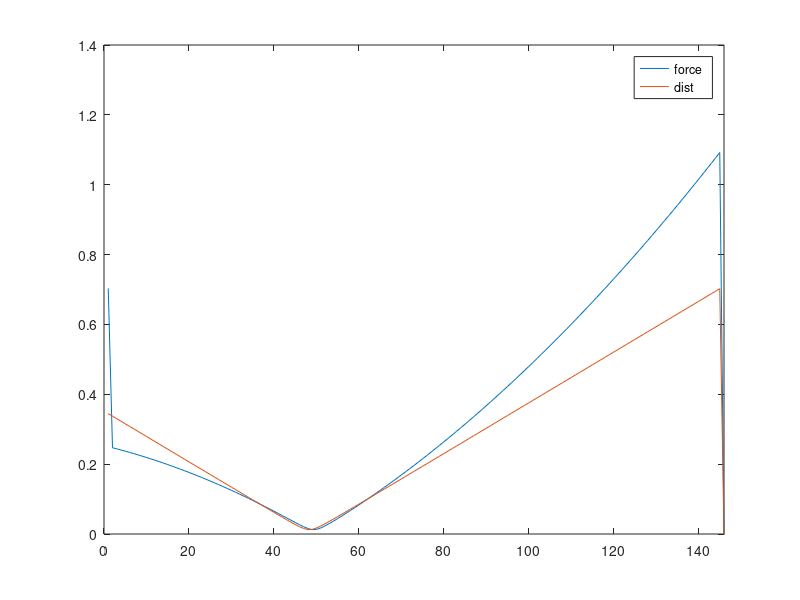
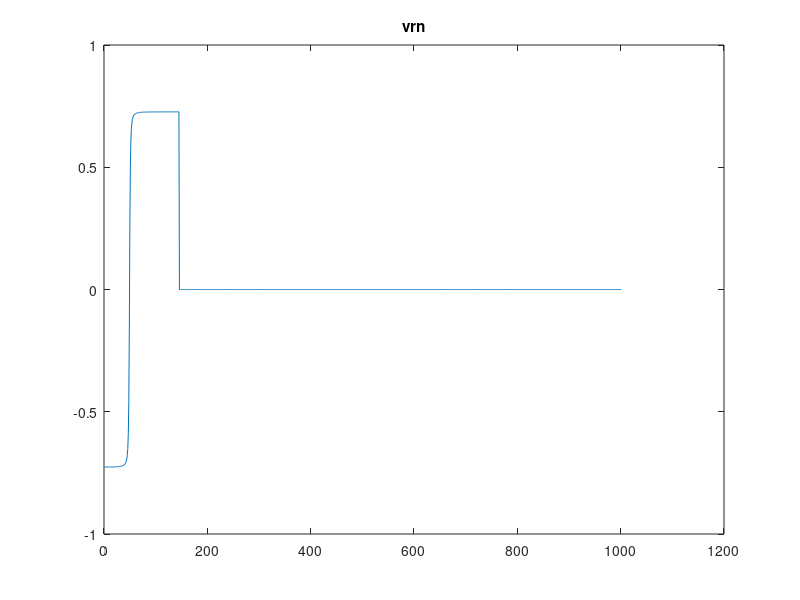

Reproduce these figures in MATLAB, in order.
clear all
close all
n_particles = 2;
t_max = 10;
dt = 0.01;
t_durn = 0:dt:t_max;

% order of penetration
order =  2;

% particle params
m = 1;
k=1;
damping_frac = 0.8;
R = 1;

% initial vals
x = zeros(n_particles,length(t_durn));
y = zeros(n_particles,length(t_durn));

vx = zeros(n_particles,length(t_durn));
vy = zeros(n_particles,length(t_durn));

vrn_vec = zeros(1,length(t_durn));

force_e_x = zeros(1,length(t_durn));
force_e_y = zeros(1,length(t_durn));

force_d_x = zeros(1,length(t_durn));
force_d_y = zeros(1,length(t_durn));

% intialise
x(1,1) = rand;
x(2,1) = rand;

y(1,1) = rand;
y(2,1) = rand;

d = sqrt( (x(1,1) - x(2,1))^2  +  (y(1,1) - y(2,1))^2 );
if d >= 2*R
    while d > 2*R
        x(1,1) = rand;
        x(2,1) = rand;
        
        y(1,1) = rand;
        y(2,1) = rand;
        
        d = sqrt( (x(1,1) - x(2,1))^2  +  (y(1,1) - y(2,1))^2 );
    end
end

vx(1,1) = rand;
vx(2,1) = rand;

vy(1,1) = rand;
vy(2,1) = rand;
    t=2;
    d = sqrt( (x(1,t-1) - x(2,t-1))^2  +  (y(1,t-1) - y(2,t-1))^2 );
    force_e = k*(d^order);
    dx = ( x(1,t-1) - x(2,t-1) );
    dy = ( y(1,t-1) - y(2,t-1) );
    force_e_x(t-1) = force_e*(abs(dx)/d);
    force_e_y(t-1) = force_e*(abs(dy)/d);

    v1x = vx(1,t-1);
    v1y = vy(1,t-1);

    v2x = vx(2,t-1);
    v2y = vy(2,t-1);

    unit_vec = [dx, dy]./d;
    v1n = v1x*unit_vec(1) + v1y*unit_vec(2);
    v2n = v2x*unit_vec(1) + v2y*unit_vec(2);
    vrn = v1n - v2n;
    vrn_vec(t-1) = vrn;

    force_d = damping_frac*sqrt(2*m*k)*vrn;
    force_d_x(t-1) = force_d*(abs(dx)/d);
    force_d_y(t-1) = force_d*(abs(dy)/d);

    tstop = 0;
for t=2:length(t_durn)
    d = sqrt( (x(1,t-1) - x(2,t-1))^2  +  (y(1,t-1) - y(2,t-1))^2 );
    if d > 0.7
        tstop = t;
        break
    end
    force_e = k*d;
    dx = ( x(1,t-1) - x(2,t-1) );
    dy = ( y(1,t-1) - y(2,t-1) );
    force_e_x(t) = force_e*(abs(dx)/d);
    force_e_y(t) = force_e*(abs(dy)/d);


    v1x = vx(1,t-1);
    v1y = vy(1,t-1);

    v2x = vx(2,t-1);
    v2y = vy(2,t-1);

    unit_vec = [dx, dy]./d;
    v1n = v1x*unit_vec(1) + v1y*unit_vec(2);
    v2n = v2x*unit_vec(1) + v2y*unit_vec(2);
    vrn = v1n - v2n;
    vrn_vec(t) = vrn;
%     force_d = damping_frac*sqrt(2*m*k)*vrn;
% according to other paper, so that penetration power can be kept at both
% terms
    force_d = damping_frac*(d^order)*sqrt(2*m*k)*vrn;
    force_d_x(t) = force_d*(abs(dx)/d);
    force_d_y(t) = force_d*(abs(dy)/d);

    for n=1:n_particles
        vx(n,t) =  vx(n,t-1)+ (  (-1^n)*(force_e_x(t) + force_d_x(t))/m   )*dt;
        vy(n,t) =  vy(n,t-1) + (  (-1^n)*(force_e_y(t) + force_d_y(t))/m   )*dt;
    end
    
    for n=1:n_particles
        x(n,t) = x(n,t-1) + vx(n,t)*dt;
        y(n,t) = y(n,t-1) + vy(n,t)*dt;
    end
end

%%

    figure
        plot(sqrt( (force_e_x + force_d_x).^2 + (force_e_y + force_d_y).^2  ))
        xlim([0, tstop])
    hold on
      plot( sqrt( (x(1,:)-x(2,:)).^2 + (y(1,:)-y(2,:)).^2 ) )
    hold off
%     xlim([0, tstop])
    legend('force ','dist')

    figure
    plot(vrn_vec)
%     xlim([0, tstop])
    title('vrn')
